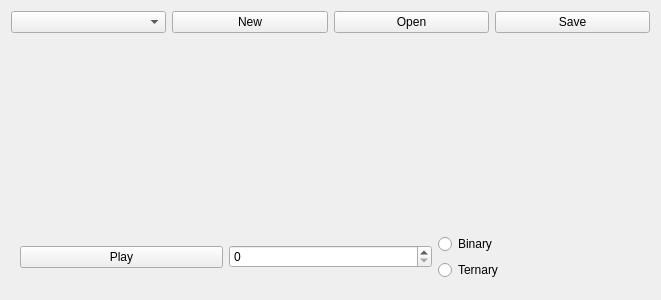
<?xml version="1.0" encoding="UTF-8"?>
<ui version="4.0">
 <class>BARtabPattern</class>
 <widget class="QWidget" name="BARtabPattern">
  <property name="geometry">
   <rect>
    <x>0</x>
    <y>0</y>
    <width>657</width>
    <height>300</height>
   </rect>
  </property>
  <property name="windowTitle">
   <string>Form</string>
  </property>
  <layout class="QVBoxLayout" name="verticalLayout_4">
   <item>
    <layout class="QHBoxLayout" name="layoutUpperBar">
     <item>
      <widget class="QComboBox" name="comboBox"/>
     </item>
     <item>
      <widget class="QPushButton" name="buttonNew">
       <property name="text">
        <string>New</string>
       </property>
      </widget>
     </item>
     <item>
      <widget class="QPushButton" name="buttonOpen">
       <property name="text">
        <string>Open</string>
       </property>
      </widget>
     </item>
     <item>
      <widget class="QPushButton" name="buttonSave">
       <property name="text">
        <string>Save</string>
       </property>
      </widget>
     </item>
    </layout>
   </item>
   <item>
    <widget class="QWidget" name="patternArea" native="true">
     <property name="minimumSize">
      <size>
       <width>639</width>
       <height>99</height>
      </size>
     </property>
     <layout class="QVBoxLayout" name="verticalLayout_3">
      <item>
       <widget class="BARSoundBar" name="widget" native="true"/>
      </item>
      <item>
       <spacer name="verticalSpacer">
        <property name="orientation">
         <enum>Qt::Vertical</enum>
        </property>
        <property name="sizeHint" stdset="0">
         <size>
          <width>20</width>
          <height>40</height>
         </size>
        </property>
       </spacer>
      </item>
      <item>
       <layout class="QHBoxLayout" name="horizontalLayout_2">
        <item>
         <widget class="QPushButton" name="buttonPlay_2">
          <property name="text">
           <string>Play</string>
          </property>
         </widget>
        </item>
        <item>
         <widget class="QSpinBox" name="spinboxTempo_2"/>
        </item>
        <item>
         <layout class="QVBoxLayout" name="verticalLayout_2">
          <item>
           <widget class="QRadioButton" name="radiobuttonBinary_2">
            <property name="text">
             <string>Binary</string>
            </property>
           </widget>
          </item>
          <item>
           <widget class="QRadioButton" name="radiobuttonTernary_2">
            <property name="text">
             <string>Ternary</string>
            </property>
           </widget>
          </item>
         </layout>
        </item>
       </layout>
      </item>
     </layout>
    </widget>
   </item>
  </layout>
 </widget>
 <customwidgets>
  <customwidget>
   <class>BARSoundBar</class>
   <extends>QWidget</extends>
   <header>ui\barsoundbar.h</header>
   <container>1</container>
  </customwidget>
 </customwidgets>
 <resources/>
 <connections/>
</ui>
